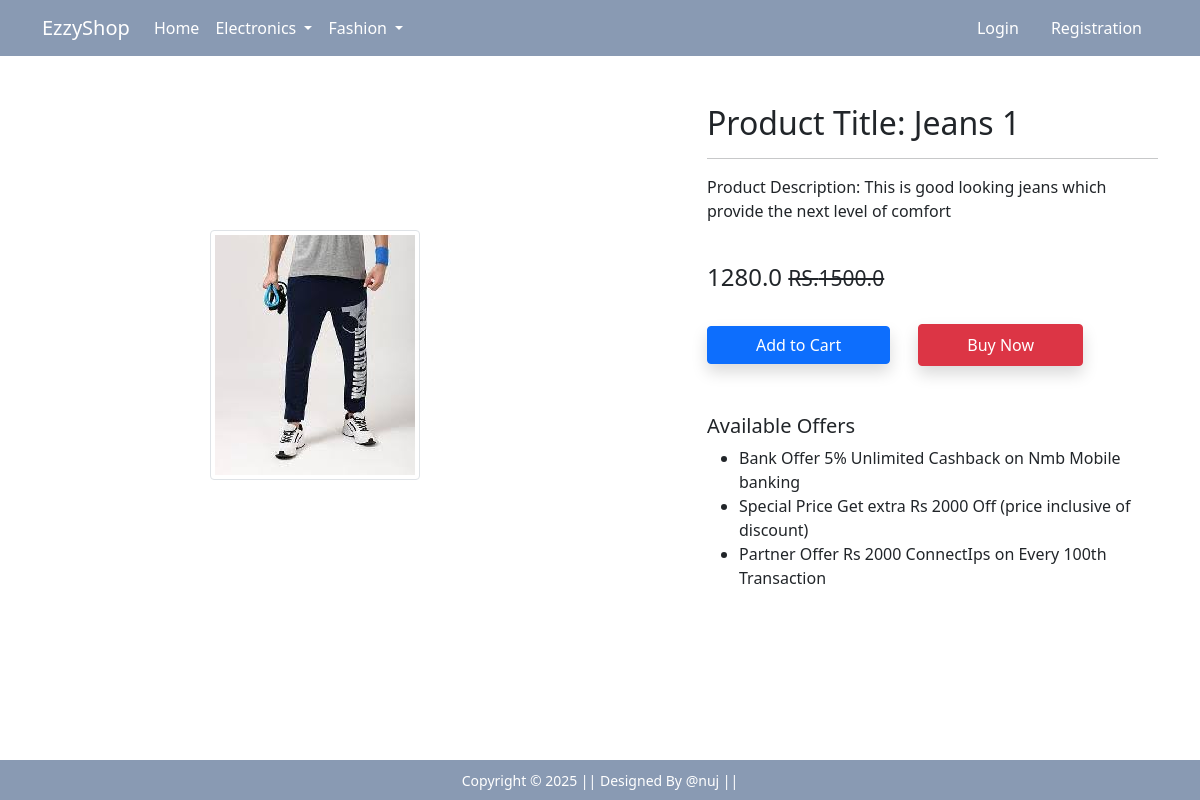
Screenshot of /product-detail/1 with the database file from the repository.
### app/models.py (models this page shows, shortened)
class Product(models.Model):
    title = models.CharField(max_length=70)
    selling_price = models.FloatField()
    discounted_price = models.FloatField()
    description = models.TextField(max_length=200)
    brand = models.CharField(max_length=70)
    category = models.CharField( choices=category_choice,max_length=2)
    product_image = models.ImageField(upload_to = 'producting')

### app/views.py (the view)
# urls.py: path('product-detail/<int:pk>',views.Product_detail_view.as_view(), name='product-detail'),
class Product_detail_view(View):
    def get(self,request,pk):
        product = Product.objects.get(pk=pk)
        return render(request, 'app/productdetail.html', {'product':product} )

### app/templates/app/productdetail.html (shortened to what this page needs)
{% extends 'app/base.html' %}
{% load static %}
{% block main-content %}
<div class="container my-5">
 <div class="row">
  <div class="col-sm-6 text-center align-self-center">
   <img src="{{product.product_image.url}}" alt="" class="img-fluid img-thumbnail">
  </div>
  <div class="col-sm-5 offset-sm-1">
   <h2>Product Title: {{product.title}}</h2>
   <hr>
   <p>Product Description: {{product.description}}</p> <br>
   <h4>{{product.discounted_price}} <small class="fw-light text-decoration-line-through"> RS.{{product.selling_price}}</small></h4> <br>
   <form action="/add-to-cart" class = 'd-inline'>
    <button type = 'submit' class='btn btn-primary shadow px-5'> Add to Cart </button>
   </form>
   <a href="{% url 'buy-now' %}" class="btn btn-danger shadow px-5 py-2 ms-4">Buy Now</a>
   <h5 class="mt-5">Available Offers</h5>
   <ul>
    <li>Bank Offer 5% Unlimited Cashback on Nmb Mobile banking</li>
    <li>Special Price Get extra Rs 2000 Off (price inclusive of discount)</li>
    <li>Partner Offer Rs 2000 ConnectIps on Every 100th Transaction </li>
   </ul>
  </div>
 </div>
</div>
{% endblock main-content %}

### app/static/app/css/style.css (style rules this page uses)
* { margin: 0; padding: 0; box-sizing: border-box; }
body, html { height: 100%; display: flex; flex-direction: column; }

### rows the page displays
Product: product_image (picture), title "Jeans 1", description "This is good looking jeans which provide the next level of comfort", discounted_price "1280.0", selling_price "1500.0"
